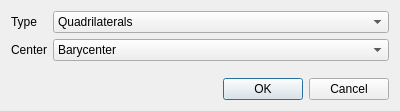
<?xml version="1.0" encoding="UTF-8"?>
<ui version="4.0">
 <class>FaceSubdivisionParametersDialog</class>
 <widget class="QDialog" name="FaceSubdivisionParametersDialog">
  <property name="windowModality">
   <enum>Qt::ApplicationModal</enum>
  </property>
  <property name="geometry">
   <rect>
    <x>0</x>
    <y>0</y>
    <width>400</width>
    <height>111</height>
   </rect>
  </property>
  <property name="minimumSize">
   <size>
    <width>400</width>
    <height>111</height>
   </size>
  </property>
  <property name="windowTitle">
   <string>Face Subdivision Parameters</string>
  </property>
  <layout class="QGridLayout" name="gridLayout">
   <item row="0" column="0">
    <layout class="QFormLayout" name="formLayout">
     <item row="0" column="0">
      <widget class="QLabel" name="typeLabel">
       <property name="text">
        <string>Type</string>
       </property>
      </widget>
     </item>
     <item row="0" column="1">
      <widget class="QComboBox" name="typeComboBox">
       <item>
        <property name="text">
         <string>Quadrilaterals</string>
        </property>
       </item>
       <item>
        <property name="text">
         <string>Midpoints</string>
        </property>
       </item>
       <item>
        <property name="text">
         <string>Triangles</string>
        </property>
       </item>
      </widget>
     </item>
     <item row="1" column="0">
      <widget class="QLabel" name="centerLabel">
       <property name="text">
        <string>Center</string>
       </property>
      </widget>
     </item>
     <item row="1" column="1">
      <widget class="QComboBox" name="centerComboBox">
       <item>
        <property name="text">
         <string>Barycenter</string>
        </property>
       </item>
       <item>
        <property name="text">
         <string>Centroid</string>
        </property>
       </item>
      </widget>
     </item>
    </layout>
   </item>
   <item row="1" column="0">
    <widget class="QDialogButtonBox" name="buttonBox">
     <property name="orientation">
      <enum>Qt::Horizontal</enum>
     </property>
     <property name="standardButtons">
      <set>QDialogButtonBox::Cancel|QDialogButtonBox::Ok</set>
     </property>
    </widget>
   </item>
  </layout>
 </widget>
 <resources/>
 <connections>
  <connection>
   <sender>buttonBox</sender>
   <signal>accepted()</signal>
   <receiver>FaceSubdivisionParametersDialog</receiver>
   <slot>accept()</slot>
   <hints>
    <hint type="sourcelabel">
     <x>248</x>
     <y>254</y>
    </hint>
    <hint type="destinationlabel">
     <x>157</x>
     <y>274</y>
    </hint>
   </hints>
  </connection>
  <connection>
   <sender>buttonBox</sender>
   <signal>rejected()</signal>
   <receiver>FaceSubdivisionParametersDialog</receiver>
   <slot>reject()</slot>
   <hints>
    <hint type="sourcelabel">
     <x>316</x>
     <y>260</y>
    </hint>
    <hint type="destinationlabel">
     <x>286</x>
     <y>274</y>
    </hint>
   </hints>
  </connection>
 </connections>
</ui>
